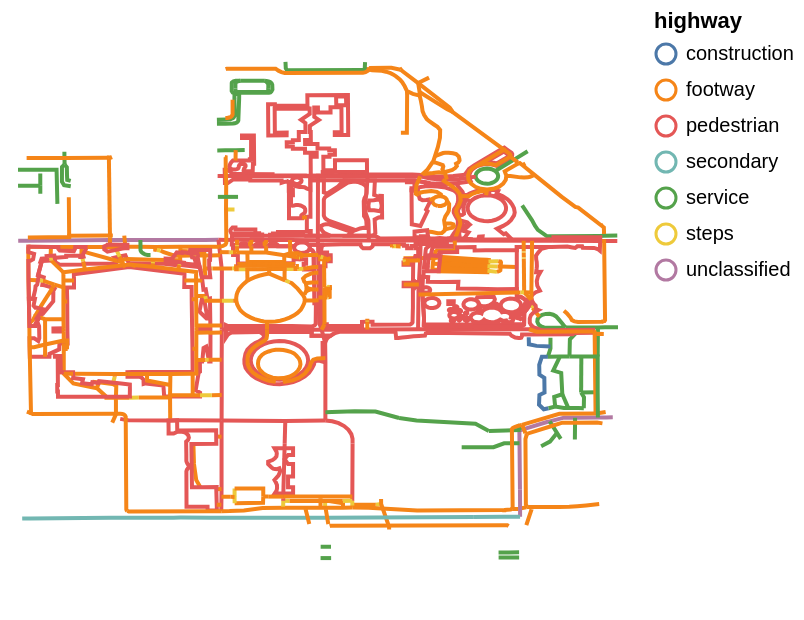

Notebook code for this chart:
### Code cell
alt.Chart(highways).mark_geoshape(
    fill='none',
    strokeWidth=2
).encode(
    stroke = 'highway:N'
).project('identity')

### Figure 1 — Vega-Lite specification as saved in the notebook (floating-point values rounded to 4 significant figures; data arrays with more than 128 entries replaced by an {"elided": "..."} marker saying what was removed)
{"config": {"view": {"continuousWidth": 300, "continuousHeight": 300}}, "data": {"name": "data-72b272af250d1852d78f55e525ba5aa0"}, "mark": {"type": "geoshape", "fill": "none", "strokeWidth": 2}, "encoding": {"stroke": {"field": "highway", "type": "nominal"}}, "projection": {"type": "identity"}, "$schema": "https://vega.github.io/schema/vega-lite/v5.20.1.json", "datasets": {"data-72b272af250d1852d78f55e525ba5aa0": {"elided": "450 records"}}}
